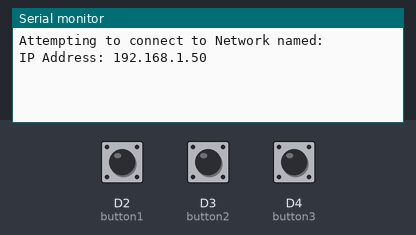
This sketch was run on a simulated Arduino Nano 33 IoT. Parts: the last lines printed to the serial monitor. Inputs (shaded band) come from the test bench; at power-on: D2 (button1) HIGH, D3 (button2) HIGH, D4 (button3) HIGH. WiFi joins after 1.5 s; servers stay silent unless stated; not simulated (calls return 0 or success): arduino_secrets.h.

Above: at 4.7 s.
4.8 s: D2 (button1) pulled LOW for 0.15 s
At 5.3 s:
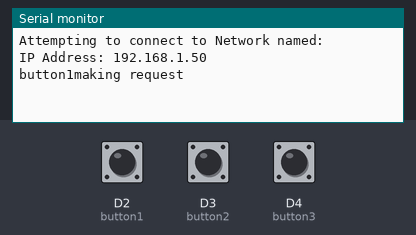
6.4 s: D3 (button2) pulled LOW for 0.15 s
At 7.6 s:
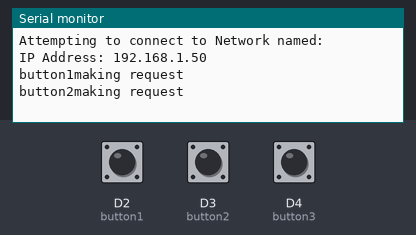
8.0 s: D4 (button3) pulled LOW for 0.15 s
At 9.0 s:
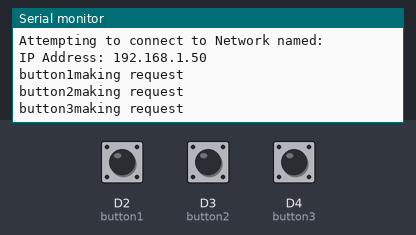

The sketch:

HTTPServerTestPublic_apr03e.ino
```cpp
/*
  Test HTTP Client
  Context: Arduino, with WINC1500 module or uBlox NINA module
*/
// include required libraries and config files
#include <SPI.h>
//#include <WiFi101.h>        // use this for MKR1000 boards
//#include <ESP8266WiFi.h>  // use this instead of WiFi101 for ESP8266 modules
#include <WiFiNINA.h>       // use this for MKR1010 and Nano 33 IoT boards
#include "arduino_secrets.h"
#include <ArduinoHttpClient.h>

WiFiClient netSocket;               // network socket to server
const char server[] = "198.211.110.218";  // server name
String route1 = "/horoscope";              // API route
String route2 = "/mood";              // API route
String route3 = "/color";              // API route
int button1 = 2;
int button2 = 3;
int button3 = 4;

void setup() {
  Serial.begin(9600);               // initialize serial communication
  while (!Serial);        // wait for serial monitor to open
  pinMode(button1, INPUT_PULLUP);
  pinMode(button2, INPUT_PULLUP);
  pinMode(button3, INPUT_PULLUP);

  // while you're not connected to a WiFi AP,
  while ( WiFi.status() != WL_CONNECTED) {
    Serial.print("Attempting to connect to Network named: ");
    Serial.println(SECRET_SSID);           // print the network name (SSID)
    WiFi.begin(SECRET_SSID, SECRET_PASS);         // try to connect
    delay(2000);
  }

  // When you're connected, print out the device's network status:
  IPAddress ip = WiFi.localIP();
  Serial.print("IP Address: ");
  Serial.println(ip);
}

void loop() {

  HttpClient http(netSocket, server, 3000);      // make an HTTP client
  if (digitalRead(button1) == LOW) {
    Serial.print("button1");
    makeGetRequest(route1);
  } else if (digitalRead(button2) == LOW) {
    Serial.print("button2");
    makeGetRequest(route2);
  } else if (digitalRead(button3) == LOW) {
    Serial.print("button3");
    makeGetRequest(route3);
  }
}

void makeGetRequest(String route) {
  Serial.println("making request");
  HttpClient http(netSocket, server, 3000);      // make an HTTP client
  http.get(route);  // make a GET request
  while (http.connected()) {       // while connected to the server,
    if (http.available()) {        // if there is a response from the server,
      String result = http.readString();  // read it
      Serial.print(result);               // and print it
    }
  }
  //  // when there's nothing left to the response,
  http.stop();                     // close the request
}
```

Measured:
- after the input at 4.8 s, the serial monitor: prints a new line at once (image 1)
- after the input at 6.4 s, the serial monitor: prints a new line at once (image 2)
- after the input at 8.0 s, the serial monitor: prints a new line at once (image 3)
